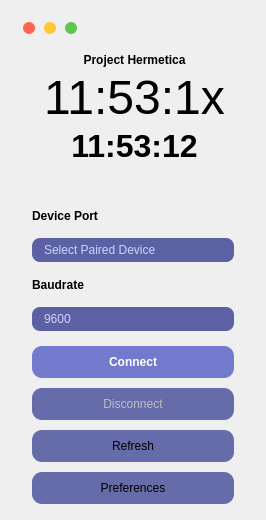
           <widget class="QFrame" name="s01a01">
            <property name="minimumSize">
             <size>
              <width>0</width>
              <height>520</height>
             </size>
            </property>
            <property name="maximumSize">
             <size>
              <width>16777215</width>
              <height>520</height>
             </size>
            </property>
            <property name="styleSheet">
             <string notr="true">background-color: none;
border-top-left-radius: 0px;
border-bottom-left-radius: 0px;</string>
            </property>
            <property name="frameShape">
             <enum>QFrame::NoFrame</enum>
            </property>
            <property name="frameShadow">
             <enum>QFrame::Raised</enum>
            </property>
            <layout class="QVBoxLayout" name="verticalLayout_2">
             <property name="spacing">
              <number>4</number>
             </property>
             <property name="leftMargin">
              <number>16</number>
             </property>
             <property name="topMargin">
              <number>16</number>
             </property>
             <property name="rightMargin">
              <number>32</number>
             </property>
             <property name="bottomMargin">
              <number>0</number>
             </property>
             <item>
              <widget class="QFrame" name="s01a01_">
               <property name="enabled">
                <bool>true</bool>
               </property>
               <property name="minimumSize">
                <size>
                 <width>0</width>
                 <height>20</height>
                </size>
               </property>
               <property name="maximumSize">
                <size>
                 <width>16777215</width>
                 <height>20</height>
                </size>
               </property>
               <property name="frameShape">
                <enum>QFrame::StyledPanel</enum>
               </property>
               <property name="frameShadow">
                <enum>QFrame::Raised</enum>
               </property>
               <layout class="QHBoxLayout" name="horizontalLayout_9">
                <property name="leftMargin">
                 <number>0</number>
                </property>
                <property name="topMargin">
                 <number>0</number>
                </property>
                <property name="rightMargin">
                 <number>0</number>
                </property>
                <property name="bottomMargin">
                 <number>0</number>
                </property>
                <item>
                 <widget class="QFrame" name="frame_3button">
                  <property name="minimumSize">
                   <size>
                    <width>70</width>
                    <height>0</height>
                   </size>
                  </property>
                  <property name="maximumSize">
                   <size>
                    <width>70</width>
                    <height>16777215</height>
                   </size>
                  </property>
                  <property name="frameShape">
                   <enum>QFrame::StyledPanel</enum>
                  </property>
                  <property name="frameShadow">
                   <enum>QFrame::Raised</enum>
                  </property>
                  <layout class="QHBoxLayout" name="horizontalLayout_10">
                   <property name="spacing">
                    <number>2</number>
                   </property>
                   <property name="leftMargin">
                    <number>0</number>
                   </property>
                   <property name="topMargin">
                    <number>0</number>
                   </property>
                   <property name="rightMargin">
                    <number>0</number>
                   </property>
                   <property name="bottomMargin">
                    <number>0</number>
                   </property>
                   <item>
                    <widget class="QPushButton" name="bt_close">
                     <property name="minimumSize">
                      <size>
                       <width>12</width>
                       <height>12</height>
                      </size>
                     </property>
                     <property name="maximumSize">
                      <size>
                       <width>12</width>
                       <height>12</height>
                      </size>
                     </property>
                     <property name="styleSheet">
                      <string notr="true">QPushButton {
	background-color: rgb(255, 99, 79);
	border-radius: 6px;
}

QPushButton:hover {
	background-color: rgb(214, 83, 66);
}

QPushButton:pressed {
	background-color: rgb(162, 63, 50);
}</string>
                     </property>
                     <property name="text">
                      <string/>
                     </property>
                    </widget>
                   </item>
                   <item>
                    <widget class="QPushButton" name="bt_minimize">
                     <property name="minimumSize">
                      <size>
                       <width>12</width>
                       <height>12</height>
                      </size>
                     </property>
                     <property name="maximumSize">
                      <size>
                       <width>12</width>
                       <height>12</height>
                      </size>
                     </property>
                     <property name="styleSheet">
                      <string notr="true">QPushButton {
	background-color: rgb(255, 199, 49);
	border-radius: 6px;
}

QPushButton:hover {
	background-color: rgb(213, 169, 51);
}

QPushButton:pressed {
	background-color: rgb(178, 150, 42);
}</string>
                     </property>
                     <property name="text">
                      <string/>
                     </property>
                    </widget>
                   </item>
                   <item>
                    <widget class="QPushButton" name="bt_maximize">
                     <property name="minimumSize">
                      <size>
                       <width>12</width>
                       <height>12</height>
                      </size>
                     </property>
                     <property name="maximumSize">
                      <size>
                       <width>12</width>
                       <height>12</height>
                      </size>
                     </property>
                     <property name="styleSheet">
                      <string notr="true">QPushButton {
	background-color: rgb(97, 197, 84);
	border-radius: 6px;
}

QPushButton:hover {
	background-color: rgb(82, 166, 70);
}

QPushButton:pressed {
	background-color: rgb(68, 138, 58);
}</string>
                     </property>
                     <property name="text">
                      <string/>
                     </property>
                    </widget>
                   </item>
                  </layout>
                 </widget>
                </item>
                <item>
                 <widget class="QFrame" name="blank_3button">
                  <property name="frameShape">
                   <enum>QFrame::StyledPanel</enum>
                  </property>
                  <property name="frameShadow">
                   <enum>QFrame::Raised</enum>
                  </property>
                 </widget>
                </item>
               </layout>
              </widget>
             </item>
             <item>
              <widget class="QFrame" name="s01a01a">
               <property name="minimumSize">
                <size>
                 <width>0</width>
                 <height>130</height>
                </size>
               </property>
               <property name="maximumSize">
                <size>
                 <width>16777215</width>
                 <height>130</height>
                </size>
               </property>
               <property name="frameShape">
                <enum>QFrame::NoFrame</enum>
               </property>
               <property name="frameShadow">
                <enum>QFrame::Raised</enum>
               </property>
               <layout class="QVBoxLayout" name="verticalLayout_3">
                <property name="leftMargin">
                 <number>28</number>
                </property>
                <item>
                 <widget class="QLabel" name="sys_title">
                  <property name="font">
                   <font>
                    <bold>true</bold>
                   </font>
                  </property>
                  <property name="styleSheet">
                   <string notr="true">font-weight: bold;</string>
                  </property>
                  <property name="text">
                   <string>Project Hermetica</string>
                  </property>
                  <property name="alignment">
                   <set>Qt::AlignCenter</set>
                  </property>
                 </widget>
                </item>
                <item>
                 <widget class="QLabel" name="sys_clock">
                  <property name="font">
                   <font>
                    <pointsize>36</pointsize>
                   </font>
                  </property>
                  <property name="text">
                   <string>11:53:1x</string>
                  </property>
                  <property name="alignment">
                   <set>Qt::AlignCenter</set>
                  </property>
                 </widget>
                </item>
                <item>
                 <widget class="QLabel" name="sys_stopwatch">
                  <property name="font">
                   <font>
                    <pointsize>24</pointsize>
                   </font>
                  </property>
                  <property name="text">
                   <string>&lt;html&gt;&lt;head/&gt;&lt;body&gt;&lt;p&gt;&lt;span style=&quot; font-weight:700;&quot;&gt;11:53:12&lt;/span&gt;&lt;/p&gt;&lt;/body&gt;&lt;/html&gt;</string>
                  </property>
                  <property name="alignment">
                   <set>Qt::AlignCenter</set>
                  </property>
                 </widget>
                </item>
               </layout>
              </widget>
             </item>
             <item>
              <widget class="QFrame" name="s01a01b">
               <property name="minimumSize">
                <size>
                 <width>0</width>
                 <height>150</height>
                </size>
               </property>
               <property name="maximumSize">
                <size>
                 <width>16777215</width>
                 <height>130</height>
                </size>
               </property>
               <property name="frameShape">
                <enum>QFrame::NoFrame</enum>
               </property>
               <property name="frameShadow">
                <enum>QFrame::Raised</enum>
               </property>
               <layout class="QVBoxLayout" name="verticalLayout_5" stretch="0">
                <property name="leftMargin">
                 <number>16</number>
                </property>
                <property name="topMargin">
                 <number>0</number>
                </property>
                <property name="rightMargin">
                 <number>0</number>
                </property>
                <property name="bottomMargin">
                 <number>0</number>
                </property>
                <item>
                 <widget class="QFrame" name="s01a01bx">
                  <property name="frameShape">
                   <enum>QFrame::NoFrame</enum>
                  </property>
                  <property name="frameShadow">
                   <enum>QFrame::Raised</enum>
                  </property>
                  <layout class="QVBoxLayout" name="verticalLayout_8">
                   <property name="leftMargin">
                    <number>0</number>
                   </property>
                   <property name="rightMargin">
                    <number>0</number>
                   </property>
                   <item>
                    <widget class="QFrame" name="s01a01bx1">
                     <property name="frameShape">
                      <enum>QFrame::NoFrame</enum>
                     </property>
                     <property name="frameShadow">
                      <enum>QFrame::Raised</enum>
                     </property>
                     <layout class="QVBoxLayout" name="verticalLayout_6" stretch="1,2">
                      <property name="leftMargin">
                       <number>0</number>
                      </property>
                      <property name="topMargin">
                       <number>0</number>
                      </property>
                      <property name="rightMargin">
                       <number>0</number>
                      </property>
                      <property name="bottomMargin">
                       <number>0</number>
                      </property>
                      <item>
                       <widget class="QLabel" name="sys_com">
                        <property name="styleSheet">
                         <string notr="true">font-weight: bold;</string>
                        </property>
                        <property name="text">
                         <string>Device Port</string>
                        </property>
                       </widget>
                      </item>
                      <item>
                       <widget class="QComboBox" name="dev_com">
                        <property name="minimumSize">
                         <size>
                          <width>0</width>
                          <height>24</height>
                         </size>
                        </property>
                        <property name="maximumSize">
                         <size>
                          <width>16777215</width>
                          <height>24</height>
                         </size>
                        </property>
                        <property name="styleSheet">
                         <string notr="true">QComboBox {
	background-color: rgb(92, 97, 163);
	border-radius: 8px;
	color: rgb(203, 212, 255);
	padding: 1px 0px 1px 12px;
}

QComboBox::drop-down {
	border: 0px;
}

QAbstractItemView {
	background-color: rgb(62, 67, 112);
}</string>
                        </property>
                        <item>
                         <property name="text">
                          <string>Select Paired Device</string>
                         </property>
                        </item>
                       </widget>
                      </item>
                     </layout>
                    </widget>
                   </item>
                   <item>
                    <widget class="QFrame" name="s01a01bx2">
                     <property name="frameShape">
                      <enum>QFrame::NoFrame</enum>
                     </property>
                     <property name="frameShadow">
                      <enum>QFrame::Raised</enum>
                     </property>
                     <layout class="QVBoxLayout" name="verticalLayout_7" stretch="1,2">
                      <property name="leftMargin">
                       <number>0</number>
                      </property>
                      <property name="topMargin">
                       <number>0</number>
                      </property>
                      <property name="rightMargin">
                       <number>0</number>
                      </property>
                      <property name="bottomMargin">
                       <number>0</number>
                      </property>
                      <item>
                       <widget class="QLabel" name="sys_baud">
                        <property name="styleSheet">
                         <string notr="true">font-weight: bold;</string>
                        </property>
                        <property name="text">
                         <string>Baudrate</string>
                        </property>
                       </widget>
                      </item>
                      <item>
                       <widget class="QComboBox" name="dev_baud">
                        <property name="minimumSize">
                         <size>
                          <width>0</width>
                          <height>24</height>
                         </size>
                        </property>
                        <property name="maximumSize">
                         <size>
                          <width>16777215</width>
                          <height>24</height>
                         </size>
                        </property>
                        <property name="styleSheet">
                         <string notr="true">QComboBox {
	background-color: rgb(92, 97, 163);
	border-radius: 8px;
	color: rgb(203, 212, 255);
	padding: 1px 0px 1px 12px;
}

QComboBox::drop-down {
	border: 0px;
}

QAbstractItemView {
	background-color: rgb(62, 67, 112);
}</string>
                        </property>
                        <property name="editable">
                         <bool>false</bool>
                        </property>
                        <property name="frame">
                         <bool>true</bool>
                        </property>
                        <item>
                         <property name="text">
                          <string>9600</string>
                         </property>
                        </item>
                        <item>
                         <property name="text">
                          <string>4800</string>
                         </property>
                        </item>
                        <item>
                         <property name="text">
                          <string>19200</string>
                         </property>
                        </item>
                        <item>
                         <property name="text">
                          <string>38400</string>
                         </property>
                        </item>
                        <item>
                         <property name="text">
                          <string>57600</string>
                         </property>
                        </item>
                        <item>
                         <property name="text">
                          <string>115200</string>
                         </property>
                        </item>
                       </widget>
                      </item>
                     </layout>
                    </widget>
                   </item>
                  </layout>
                 </widget>
                </item>
               </layout>
              </widget>
             </item>
             <item>
              <widget class="QFrame" name="s01a01c">
               <property name="minimumSize">
                <size>
                 <width>0</width>
                 <height>0</height>
                </size>
               </property>
               <property name="maximumSize">
                <size>
                 <width>16777215</width>
                 <height>180</height>
                </size>
               </property>
               <property name="frameShape">
                <enum>QFrame::NoFrame</enum>
               </property>
               <property name="frameShadow">
                <enum>QFrame::Raised</enum>
               </property>
               <layout class="QVBoxLayout" name="verticalLayout_9" stretch="0,0,0,0">
                <property name="spacing">
                 <number>0</number>
                </property>
                <property name="leftMargin">
                 <number>16</number>
                </property>
                <property name="topMargin">
                 <number>0</number>
                </property>
                <property name="rightMargin">
                 <number>0</number>
                </property>
                <property name="bottomMargin">
                 <number>0</number>
                </property>
                <item>
                 <widget class="QPushButton" name="bt_connect">
                  <property name="sizePolicy">
                   <sizepolicy hsizetype="Minimum" vsizetype="Minimum">
                    <horstretch>0</horstretch>
                    <verstretch>0</verstretch>
                   </sizepolicy>
                  </property>
                  <property name="minimumSize">
                   <size>
                    <width>0</width>
                    <height>32</height>
                   </size>
                  </property>
                  <property name="maximumSize">
                   <size>
                    <width>16777215</width>
                    <height>32</height>
                   </size>
                  </property>
                  <property name="cursor">
                   <cursorShape>PointingHandCursor</cursorShape>
                  </property>
                  <property name="autoFillBackground">
                   <bool>false</bool>
                  </property>
                  <property name="styleSheet">
                   <string notr="true">QPushButton {
	color: rgb(255,255,255);
	background-color: rgba(114, 122, 205,255);
	border-radius: 10px;
	font-weight: bold;
}

QPushButton:hover {
	background-color: rgb(103, 111, 186);
}

QPushButton:pressed {
	background-color: rgba(114, 122, 205,160);
}</string>
                  </property>
                  <property name="text">
                   <string>Connect</string>
                  </property>
                  <property name="autoDefault">
                   <bool>true</bool>
                  </property>
                  <property name="default">
                   <bool>true</bool>
                  </property>
                  <property name="flat">
                   <bool>false</bool>
                  </property>
                 </widget>
                </item>
                <item>
                 <widget class="QPushButton" name="bt_disconnect">
                  <property name="enabled">
                   <bool>false</bool>
                  </property>
                  <property name="sizePolicy">
                   <sizepolicy hsizetype="Minimum" vsizetype="Minimum">
                    <horstretch>0</horstretch>
                    <verstretch>0</verstretch>
                   </sizepolicy>
                  </property>
                  <property name="minimumSize">
                   <size>
                    <width>0</width>
                    <height>32</height>
                   </size>
                  </property>
                  <property name="maximumSize">
                   <size>
                    <width>16777215</width>
                    <height>32</height>
                   </size>
                  </property>
                  <property name="cursor">
                   <cursorShape>PointingHandCursor</cursorShape>
                  </property>
                  <property name="styleSheet">
                   <string notr="true">QPushButton {
	background-color: rgba(93, 99, 166,240);
	border-radius: 10px;
}

QPushButton:hover {
	color: rgb(255,255,255);
}

QPushButton:pressed {
	background-color: rgba(93, 99, 166,128);
}</string>
                  </property>
                  <property name="text">
                   <string>Disconnect</string>
                  </property>
                 </widget>
                </item>
                <item>
                 <widget class="QPushButton" name="bt_refresh">
                  <property name="sizePolicy">
                   <sizepolicy hsizetype="Minimum" vsizetype="Minimum">
                    <horstretch>0</horstretch>
                    <verstretch>0</verstretch>
                   </sizepolicy>
                  </property>
                  <property name="minimumSize">
                   <size>
                    <width>0</width>
                    <height>32</height>
                   </size>
                  </property>
                  <property name="maximumSize">
                   <size>
                    <width>16777215</width>
                    <height>32</height>
                   </size>
                  </property>
                  <property name="cursor">
                   <cursorShape>PointingHandCursor</cursorShape>
                  </property>
                  <property name="styleSheet">
                   <string notr="true">QPushButton {
	background-color: rgba(93, 99, 166,240);
	border-radius: 10px;
}

QPushButton:hover {
	color: rgb(255,255,255);
}

QPushButton:pressed {
	background-color: rgba(93, 99, 166,128);
}</string>
                  </property>
                  <property name="text">
                   <string>Refresh</string>
                  </property>
                 </widget>
                </item>
                <item>
                 <widget class="QPushButton" name="bt_preferences">
                  <property name="sizePolicy">
                   <sizepolicy hsizetype="Minimum" vsizetype="Maximum">
                    <horstretch>0</horstretch>
                    <verstretch>0</verstretch>
                   </sizepolicy>
                  </property>
                  <property name="minimumSize">
                   <size>
                    <width>0</width>
                    <height>32</height>
                   </size>
                  </property>
                  <property name="maximumSize">
                   <size>
                    <width>16777215</width>
                    <height>32</height>
                   </size>
                  </property>
                  <property name="cursor">
                   <cursorShape>PointingHandCursor</cursorShape>
                  </property>
                  <property name="styleSheet">
                   <string notr="true">QPushButton {
	background-color: rgba(93, 99, 166,240);
	border-radius: 10px;
}

QPushButton:hover {
	color: rgb(255,255,255);
}

QPushButton:pressed {
	background-color: rgba(93, 99, 166,128);
}</string>
                  </property>
                  <property name="text">
                   <string>Preferences</string>
                  </property>
                 </widget>
                </item>
               </layout>
              </widget>
             </item>
            </layout>
           </widget>
